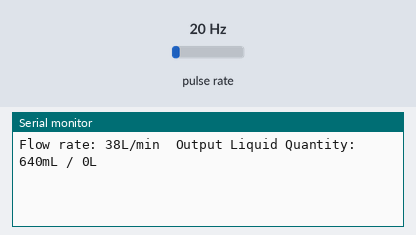
The sketch below on a simulated ESP8266 (NodeMCU). Parts: the last lines printed to the serial monitor. Wiring (inferred from the names in the program): pulse sensor: data GPIO 5. Inputs (shaded band) come from the test bench; at power-on: pulse rate 20 Hz.

Above: at 1.2 s.
1.3 s: pulse rate (sensor on GPIO 5) set to 4 Hz
At 2.6 s:
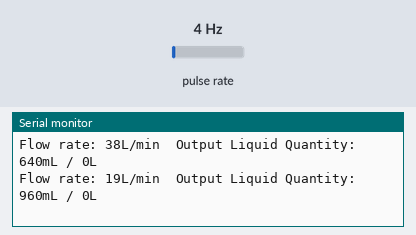
2.8 s: pulse rate (sensor on GPIO 5) set to 50 Hz
At 3.4 s:
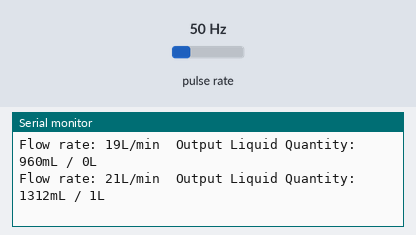
Timing chart, 0 to 5.8 s (numbered marks = the images above; inputs shaded):
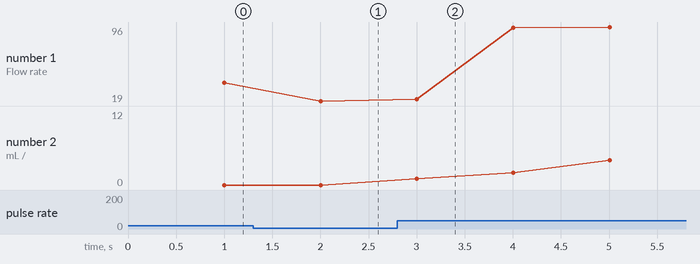

The sketch:

data_sensing.ino.ino
```cpp
const int SENSOR = 5;// sensor pin
long currentMillis = 0;//
long previousMillis = 0;//
int interval = 1000;//
//boolean ledState = LOW;
float calibrationFactor = 0.52;//
volatile byte pulseCount;
byte pulse1Sec = 0;
float flowRate;
unsigned int flowMilliLitres= 0.0;
unsigned int totalLitres= 0.0;
unsigned long totalMilliLitres = 0.0;

void ICACHE_RAM_ATTR pulseCounter()
{
  pulseCount++;
}
void setup()
{
  Serial.begin(115200);
  //  thing.add_wifi(SSID, SSID_PASSWORD);
  pinMode(SENSOR, INPUT_PULLUP);
  pulseCount = 0;
  flowRate = 0.0;
  flowMilliLitres = 0;
  totalMilliLitres = 0;
  previousMillis = 0;
  attachInterrupt(digitalPinToInterrupt(SENSOR), pulseCounter, FALLING);
}
void loop()
{
  dataRead();
}


void dataRead()
{
  currentMillis = millis();
  if (currentMillis - previousMillis > interval) {
    pulse1Sec = pulseCount;
    pulseCount = 0;
    flowRate = ((1000.0 / (millis() - previousMillis)) * pulse1Sec) / calibrationFactor;
    previousMillis = millis();
    flowMilliLitres = (flowRate / 60) * 1000;
    totalMilliLitres += flowMilliLitres;
    totalLitres = totalMilliLitres/1000;

     //Print the flow rate for this second in litres / minute
    Serial.print("Flow rate: ");
    Serial.print(int(flowRate));  // Print the integer part of the variable
    Serial.print("L/min");
    Serial.print("\t");       // Print tab space
    // Print the cumulative total of litres flowed since starting
    Serial.print("Output Liquid Quantity: ");
    Serial.print(totalMilliLitres);
    Serial.print("mL / ");
    Serial.print(totalLitres);
    Serial.println("L");

  }
}
```

Measured:
- after the input at 1.3 s, the serial monitor: prints a new line after 0.70 s (image 1)
- after the input at 2.8 s, the serial monitor: prints a new line after 0.20 s (image 2)
- plotted number 1: 38 → 19 after the input at 1.3 s, 19 → 96 after the input at 2.8 s
- plotted number 2: 0 → 12 after the input at 2.8 s
